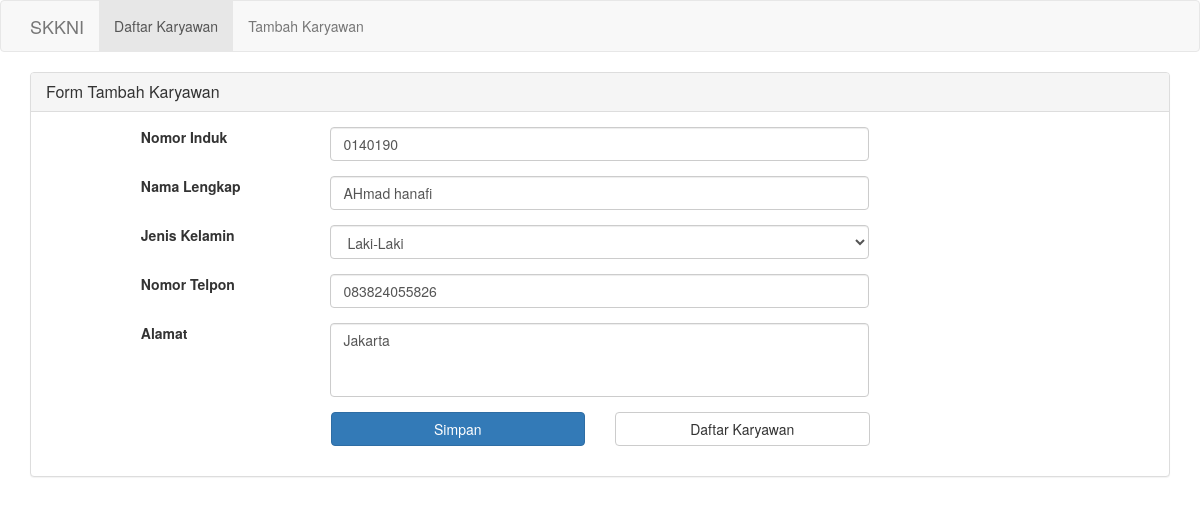
Page /editKaryawan.php?id=3 on the committed database.
### tables this page shows
CREATE TABLE `karyawan` (
  `id` int(11) NOT NULL,
  `nomor_induk` varchar(20) NOT NULL,
  `nama_lengkap` varchar(200) NOT NULL,
  `jk` enum('L','P') NOT NULL,
  `telpon` varchar(20) NOT NULL,
  `alamat` text NOT NULL
);

### core/_other.php (called while the page is built, shortened)
<?php
function getFrom($index) {
	$get = isset($_GET[$index]) ? $_GET[$index] : "";
	return $get;
}

### core/_crud.php (called while the page is built, shortened)
<?php
function select($columns, $table, $conditions = NULL) {
	if ($conditions != NULL) {
		$sql = "SELECT $columns FROM $table WHERE $conditions ";
	} else {
		$sql = "SELECT $columns FROM $table";
	}
	return query($sql);
}
function result($query) {
	return mysqli_fetch_object($query);
}
function query($sql){
	global $link;
	if ($data = mysqli_query($link, $sql)){
		return $data;
	} else {
		die(mysqli_error($link));
	}
}
?>

### editKaryawan.php (the view, shortened to what this page needs)
<?php
if (isset($_GET['id']) && $_GET['id'] != 0) {
	$id = getFrom('id');
	$karyawan = select("*", "karyawan", "id = $id");
	$ky = result($karyawan);
} else {
	header("Location: index.php");
}
?>
<!DOCTYPE html>
<html lang="en">
<head>
</head>
<link rel="stylesheet" href="assets/css/bootstrap.min.css">
<body>
	<?php
		require_once 'templates/_menu.php';
	?>
	<div id="content" class="container">
		<div class="panel panel-default">
			<div class="panel-heading">
				<h3 class="panel-title">Form Tambah Karyawan</h3>
			</div>
			<div class="panel-body">
				<form action="editKaryawan.php?id=<?= $ky->id ?>" method="POST">
					<div class="row form-group">
						<label class="col-md-2 col-md-offset-1">Nomor Induk</label>
						<div class="col-md-6">
							<input type="text" name="nomor_induk" class="form-control" required value="<?php echo $ky->nomor_induk; ?>">
						</div>
						<div class="col-md-3"><p class="text-danger"><?php echo $errNomorInduk; ?></p></div>
					</div>
					<div class="row form-group">
						<label class="col-md-2 col-md-offset-1">Nama Lengkap</label>
						<div class="col-md-6">
							<input type="text" name="nama_lengkap" class="form-control" required value="<?php echo $ky->nama_lengkap ?>">
						</div>
						<div class="col-md-3"><p class="text-danger"><?php echo $errNamaLengkap; ?></p></div>
					</div>
					<div class="row form-group">
						<label class="col-md-2 col-md-offset-1">Jenis Kelamin</label>
						<div class="col-md-6">
							<select name="jk" class="form-control" required>
								<?php if($ky->jk == "L"): ?>
									<option value="L" selected>Laki-Laki</option>
								<?php else: ?>
									<option value="L">Laki-Laki</option>
									<option value="P" selected>Perempuan</option>
								<?php endif; ?>
							</select>
						</div>
						<div class="col-md-3"><p class="text-danger"><?php echo $errJK; ?></p></div>
					</div>
					<div class="row form-group">
						<label class="col-md-2 col-md-offset-1">Nomor Telpon</label>
						<div class="col-md-6">
							<input type="text" name="telpon" class="form-control" required value="<?php echo $ky->telpon ?>">
						</div>
						<div class="col-md-3"><p class="text-danger"><?php echo $errTelpon; ?></p></div>
					</div>
					<div class="row form-group">
						<label class="col-md-2 col-md-offset-1">Alamat</label>
						<div class="col-md-6">
							<textarea name="alamat" rows="3" style="resize: none;" class="form-control" required><?php echo $ky->alamat; ?></textarea>
						</div>
						<div class="col-md-3"><p class="text-danger"><?php echo $errAlamat; ?></p></div>
					</div>
					<div class="row form-group">
						<label class="col-md-3"></label>
						<div class="col-md-3">
							<input type="submit" value="Simpan" class="btn btn-primary btn-block" name="submit">
						</div>
						<div class="col-md-3">
							<a href="index.php" class="btn btn-default btn-block">Daftar Karyawan</a>
						</div>
					</div>
				</form>
			</div>
		</div>
	</div>
</body>
</html>

### rows in the picture
karyawan: nomor_induk "0140190", nama_lengkap "AHmad hanafi", jk "Laki-Laki", telpon "083824055826", alamat "Jakarta"
